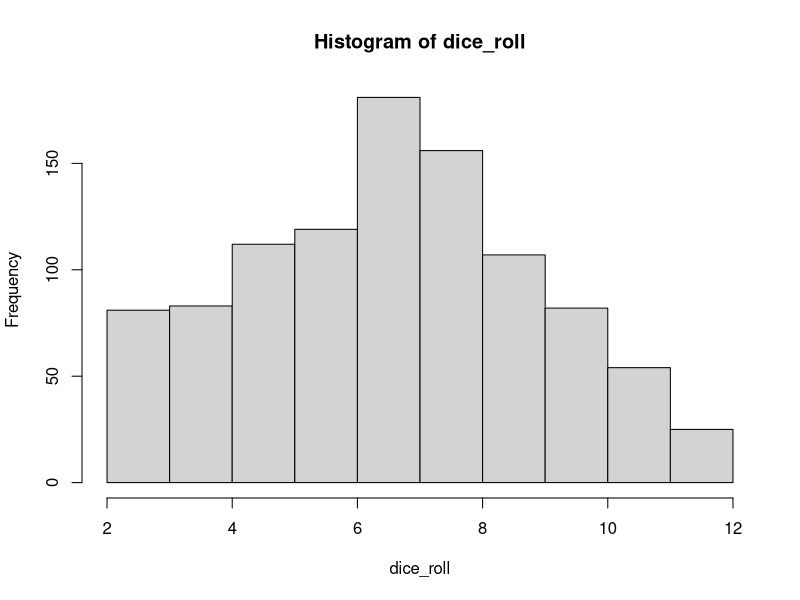
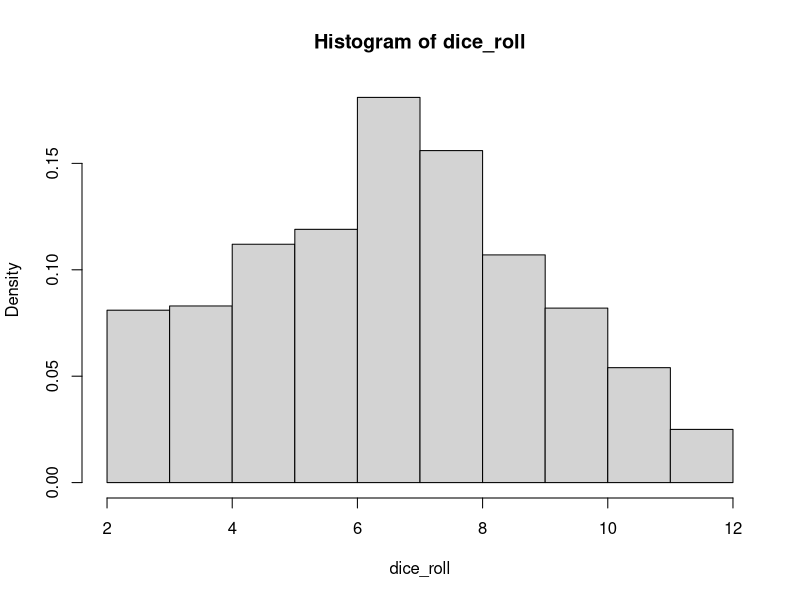
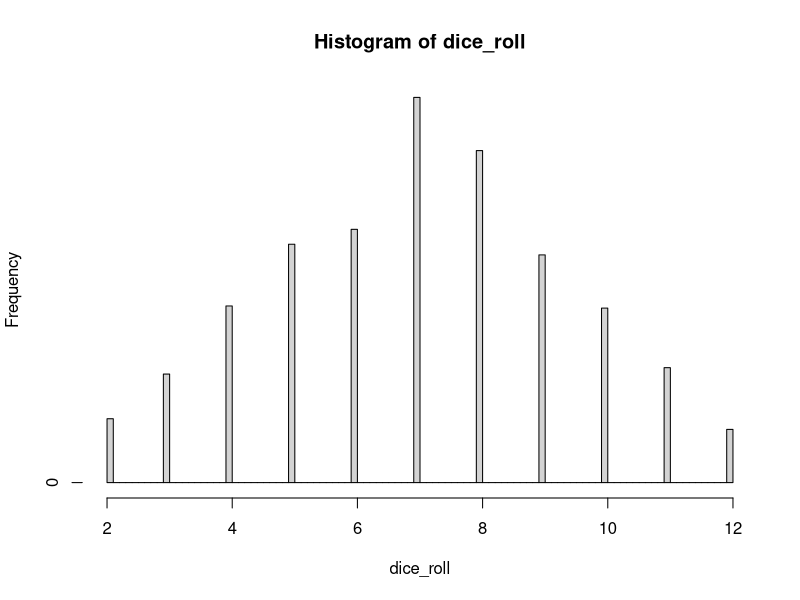

Source code (R) for these figures, in order:
# number of dice rolls 
d = 1000

# roll two dice 10 times
dice1 = sample(6, d, replace = TRUE)
dice2 = sample(6, d, replace = TRUE)

dice_roll = dice1 + dice2

hist(dice_roll)
hist(dice_roll, freq = FALSE)
# note that the histogram function does not plot the probablility distribution

prob_plot = hist(dice_roll, breaks = 100, plot = FALSE)
prob_plot$counts = prob_plot$counts / sum(prob_plot$counts)
plot(prob_plot)

prob_plot$counts[50]